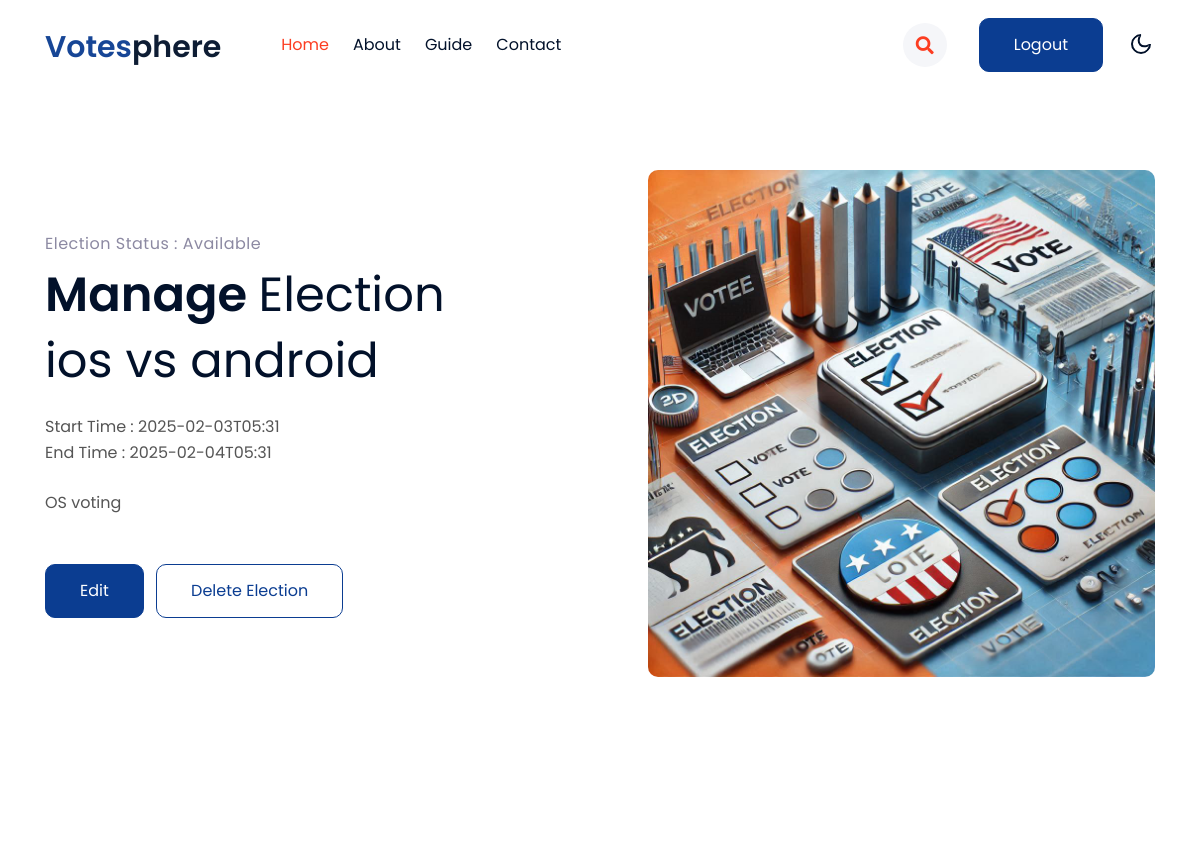
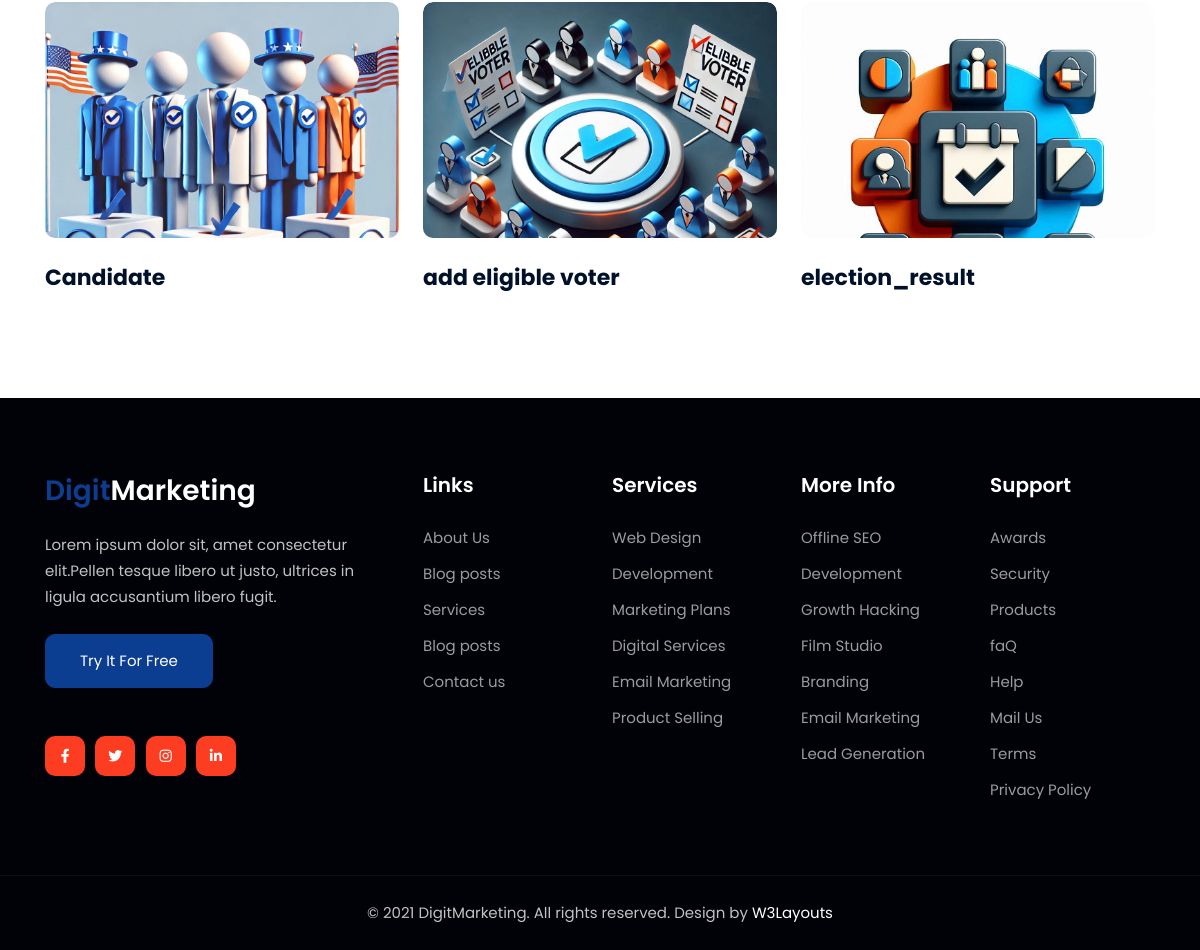
Screenshot of /election/1/ with the database file from the repository (2 pictures, top to bottom).
### vote/models.py (models this page shows, shortened)
class Election(models.Model):
    election_officer = models.ForeignKey(ElectionOfficerReg, on_delete=models.CASCADE, related_name='elections')
    election_no = models.IntegerField(unique=True)
    name=models.CharField(max_length=20)
    start_time=models.CharField(max_length=20)
    end_time=models.CharField(max_length=20)
    description=models.CharField(max_length=200)
    status=models.CharField(max_length=20,choices=choice)

### vote/views.py (the view)
# urls.py: path('election/<int:election_id>/', views.election_detail, name='election_detail'),
def election_detail(request, election_id):
    try:
        election = Election.objects.get(id=election_id)
        return render(request, 'election_detail.html', {'election': election})
    except Election.DoesNotExist:
        return render(request, '404.html', {'message': 'Election not found.'})

### vote/templates/election_detail.html (shortened to what this page needs)
{% load static %}
<!doctype html>
<html lang="en">
<head>
    <link rel="stylesheet" href="{% static 'css/style-starter.css' %}">
</head>
<body>
    <header id="site-header" class="fixed-top">
        <div class="container">
            <nav class="navbar navbar-expand-lg navbar-light stroke py-lg-0">
                <h1><a class="navbar-brand pe-xl-5 pe-lg-4" href="index.html">
                        <span class="sublog">Votes</span>phere
                    </a></h1>
                <div class="collapse navbar-collapse" id="navbarScroll">
                    <ul class="navbar-nav me-lg-auto my-2 my-lg-0 navbar-nav-scroll">
                        <li class="nav-item">
                            <a class="nav-link active" aria-current="page" href={% url 'index' %}>Home</a>
                        </li>
                        <li class="nav-item">
                            <a class="nav-link" href="{% url 'about' %}">About</a>
                        </li>
						<li class="nav-item">
                            <a class="nav-link" href="{% url 'guide' %}">Guide</a>
                        </li>
                        <li class="nav-item">
                            <a class="nav-link" href="{% url 'contact' %}">Contact</a>
                        </li>
                    </ul>
                    <ul class="navbar-nav search-right mt-lg-0 mt-2">
                        <li class="nav-item" title="Search"><a href="#search" class="search-search">
                                <span class="fas fa-search" aria-hidden="true"></span></a></li>
                        <li class="nav-item me-lg-3"><a href="/" class="phone-btn btn btn-primary btn-style d-none d-lg-block btn-style ms-2">Logout</a></li>
                    </ul>
                </div>
                <div class="mobile-position">
                    <nav class="navigation">
                        <div class="theme-switch-wrapper">
                            <label class="theme-switch" for="checkbox">
                                <div class="mode-container">
                                    <i class="gg-moon"></i>
                                </div>
                            </label>
                        </div>
                    </nav>
                </div>
            </nav>
        </div>
    </header>
    <section class="w3l-main-content" id="home">
        <div class="container">
            <div class="row align-items-center w3l-slider-grids">
                <div class="col-lg-6 w3l-slider-left-info pe-lg-5">
                    <h6 class="title-subhny mb-2">Election status : {{ election.status }}</h6>
                    <h3 class="mb-2 title"> <span>Manage </span>Election</h3>
                    <h3 class="mb-4 title">{{ election.name }}</h3>
                    <p class="w3banr-p">Start Time : {{ election.start_time }}</p>
                    <p class="w3banr-p">End Time : {{ election.end_time }}</p><br>
                    <p class="w3banr-p">{{ election.description }}</p>
                    <div class="w3l-buttons mt-sm-5 mt-4">
                        <a class="btn btn-primary btn-style me-2" href={% url 'edit_election' election.id %}>Edit </a>
                        <a class="btn btn-outline-primary btn-style "  onclick="return confirm('Are you sure you want to delete this election?')" href={% url 'delete_election' election.id %}> Delete Election </a>
                    </div>
                </div>
                <div class="col-lg-6 w3l-slider-right-info mt-lg-0 mt-5 ps-lg-5 align-items-center">
                    <div class="w3l-main-slider banner-slider">
                                <div class="slider-info">
                                    <div class="">
                                        <img src={% static "images/votemanage.png"  %} alt="" class="radius-image img-fluid">
                                    </div>
                                </div>
                    </div>
                </div>
            </div>
        </div>
    </section>
    <section class="w3l-img-grids" id="gridsimg">
        <div class="blog py-5" id="classes">
            <div class="container py-lg-5">
                <div class="row align-items-center">
                    <div class="col-lg-4 col-md-6 item mt-lg-0 mt-5">
                        <div class="w3img-grids-info">
                            <div class="w3img-grids-info-gd position-relative">
                                <a href="{% url 'view_candidates' election.id %}">
                                    <div class="page">
                                        <div class="photobox photobox_triangular photobox_scale-rotated">
                                            <div class="photobox__previewbox media-placeholder">
                                                <img class="img-fluid photobox__preview media-placeholder__media radius-image" src={% static "images/voter.png"  %} alt="">
                                            </div>
                                        </div>
                                    </div>
                                </a>
                                <div class="w3img-grids-info-gd-content mt-4">
                                    <a href="#gridsimg" class="titile-img d-block">
                                        <h4 class="mb-2">
                                            Candidate</h4>
                                    </a>
                                </div>
                            </div>
                        </div>
                    </div>
                    <div class="col-lg-4 col-md-6 item mt-lg-0 mt-5">
                        <div class="w3img-grids-info">
                            <div class="w3img-grids-info-gd position-relative">
                                <a href="{% url 'add_eligible_voter' election.id %}">
                                    <div class="page">
                                        <div class="photobox photobox_triangular photobox_scale-rotated">
                                            <div class="photobox__previewbox media-placeholder">
                                                <img class="img-fluid photobox__preview media-placeholder__media radius-image" src={% static "images/ev.png"  %} alt="">
                                            </div>
                                        </div>
                                    </div>
                                </a>
                                <div class="w3img-grids-info-gd-content mt-4">
                                    <a href="#gridsimg" class="titile-img d-block">
                                        <h4 class="mb-2">
                                            add eligible voter</h4>
                                    </a>
                                </div>
                            </div>
                        </div>
                    </div>
                    <div class="col-lg-4 col-md-6 item mt-lg-0 mt-5">
                        <div class="w3img-grids-info">
                            <div class="w3img-grids-info-gd position-relative">
                                <a href="{% url 'election_result' election.id %}">
                                    <div class="page">
                                        <div class="photobox photobox_triangular photobox_scale-rotated">
                                            <div class="photobox__previewbox media-placeholder">
                                                <img class="img-fluid photobox__preview media-placeholder__media radius-image" src={% static "images/result.png"  %} alt="">
                                            </div>
                                        </div>
                                    </div>
                                </a>
                                <div class="w3img-grids-info-gd-content mt-4">
                                    <a href="#gridsimg" class="titile-img d-block">
                                        <h4 class="mb-2">
                                            election_result</h4>
                                    </a>
                                </div>
                            </div>
                        </div>
                    </div>
                </div>
            </div>
        </div>
    </section>
    <section class="w3l-footer-29-main">
        <div class="footer-29 py-5">
            <div class="container py-lg-4">
                <div class="row footer-top-29">
                    <div class="col-lg-4 col-md-6 footer-list-29 footer-1 pe-lg-5">
                        <div class="footer-logo mb-4">
                            <h2><a class="navbar-brand" href="index.html">
                                    <span class="sublog">Digit</span>Marketing
                                </a></h2>
                        </div>
                        <p>Lorem ipsum dolor sit, amet consectetur elit.Pellen tesque libero ut justo, ultrices in ligula accusantium libero fugit.
                        </p>
                        <div class="w3l-two-buttons mt-4">
                            <a href="#trail" class="btn btn-primary btn-style"> Try it For Free </a>
                        </div>
                        <div class="main-social-footer-29 mt-5">
                            <a href="#facebook" class="facebook"><span class="fab fa-facebook-f"></span></a>
                            <a href="#twitter" class="twitter"><span class="fab fa-twitter"></span></a>
                            <a href="#instagram" class="instagram"><span class="fab fa-instagram"></span></a>
                            <a href="#linkedin" class="linkedin"><span class="fab fa-linkedin-in"></span></a>
                        </div>
                    </div>
                    <div class="col-lg-2 col-md-6 footer-list-29 footer-2 mt-sm-0 mt-5">
                        <ul>
                            <h6 class="footer-title-29">Links</h6>
                            <li><a href="about.html">About Us</a></li>
                            <li><a href="blog.html"> Blog posts</a></li>
                            <li><a href="services.html">Services</a></li>
                            <li><a href="blog.html"> Blog posts</a></li>
                            <li><a href="contact.html">Contact us</a></li>
                        </ul>
                    </div>
                    <div class="col-lg-2 col-md-6 footer-list-29 footer-3 mt-lg-0 mt-5">
                        <h6 class="footer-title-29">Services</h6>
                        <ul>
                            <li><a href="#traning">Web Design</a></li>
                            <li><a href="#traning">Development</a></li>
                            <li><a href="#traning">Marketing Plans</a></li>
                            <li><a href="#marketplace">Digital Services</a></li>
                            <li><a href="#experts">Email Marketing</a></li>
                            <li><a href="#platform">Product Selling</a></li>
                        </ul>
                    </div>
                    <div class="col-lg-2 col-md-6  footer-list-29 footer-4 mt-lg-0 mt-5">
                        <h6 class="footer-title-29">More Info</h6>
                        <ul>
                            <li><a href="#seo">Offline SEO</a></li>
                            <li><a href="#traning">Development</a></li>
                            <li><a href="#hack">Growth Hacking</a></li>
                            <li><a href="#studio">Film Studio</a></li>
                            <li><a href="#branding">Branding</a></li>
                            <li><a href="#experts">Email Marketing</a></li>
                            <li><a href="#marketplace">Lead Generation</a></li>
                        </ul>
                    </div>
                    <div class="col-lg-2 col-md-6  footer-list-29 footer-4 mt-lg-0 mt-5">
                        <h6 class="footer-title-29">Support</h6>
                        <ul>
                            <li><a href="#awards">Awards</a></li>
                            <li><a href="#secutiry">Security</a></li>
                            <li><a href="#proj">Products</a></li>
                            <li><a href="#efaq">faQ</a></li>
                            <li><a href="#help">Help</a></li>
                            <li><a href="#mail">Mail Us</a></li>
                            <li><a href="#terms">Terms
                                </a></li>
                            <li><a href="#policy">Privacy Policy</a></li>
                        </ul>
                    </div>
                </div>
            </div>
        </div>
        <section class="w3l-copyright text-center">
            <div class="container">
                <p class="copy-footer-29">© 2021 DigitMarketing. All rights reserved. Design by <a href="https://w3layouts.com/" target="_blank">
                        W3Layouts</a></p>
            </div>
        </section>
    </section>
</body>
</html>

### rows the page displays
Election: status "Available", name "ios vs android", start_time "2025-02-03T05:31", end_time "2025-02-04T05:31", description "OS voting"
